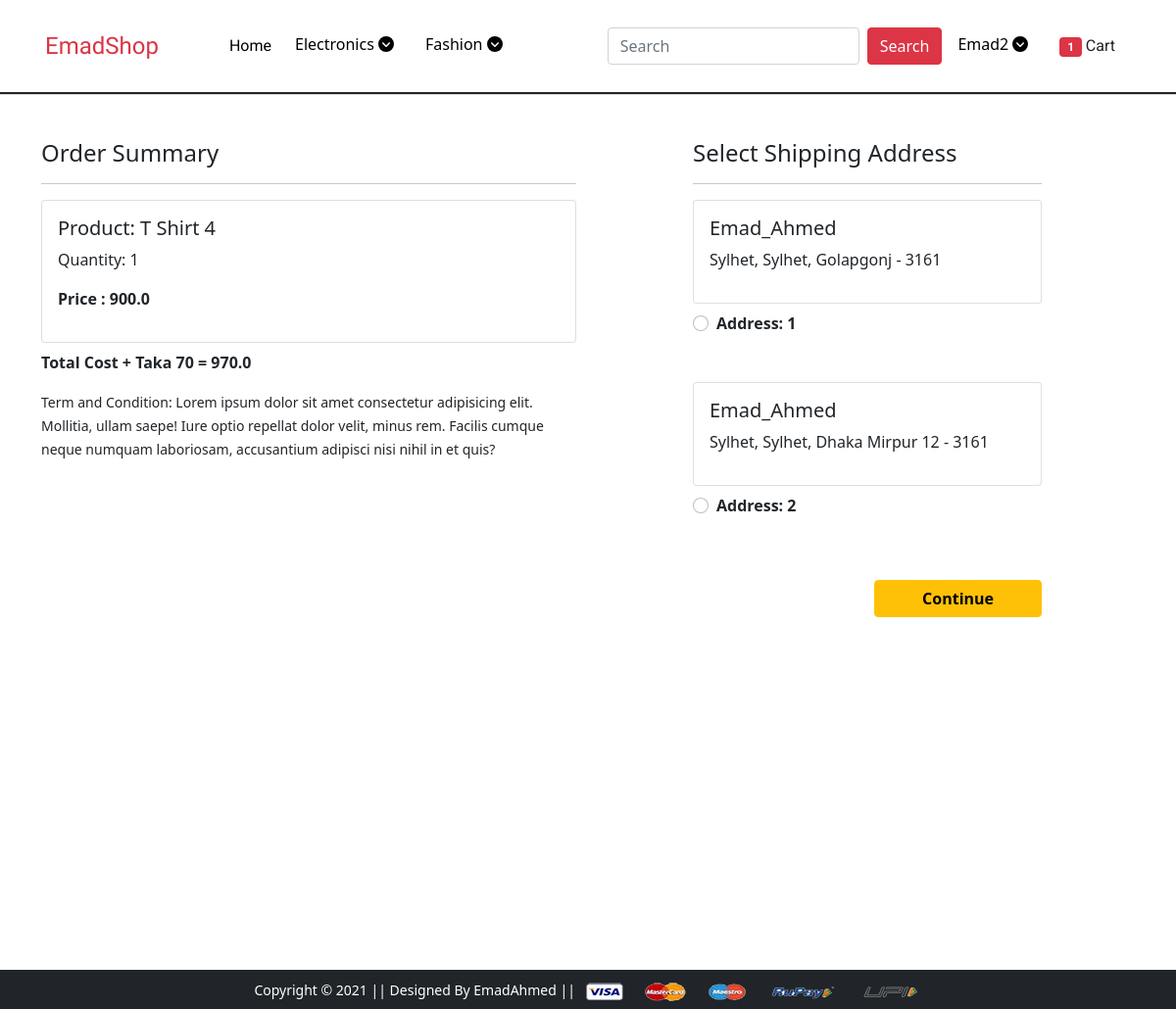
The app's page /checkout/ (signed in), older data.
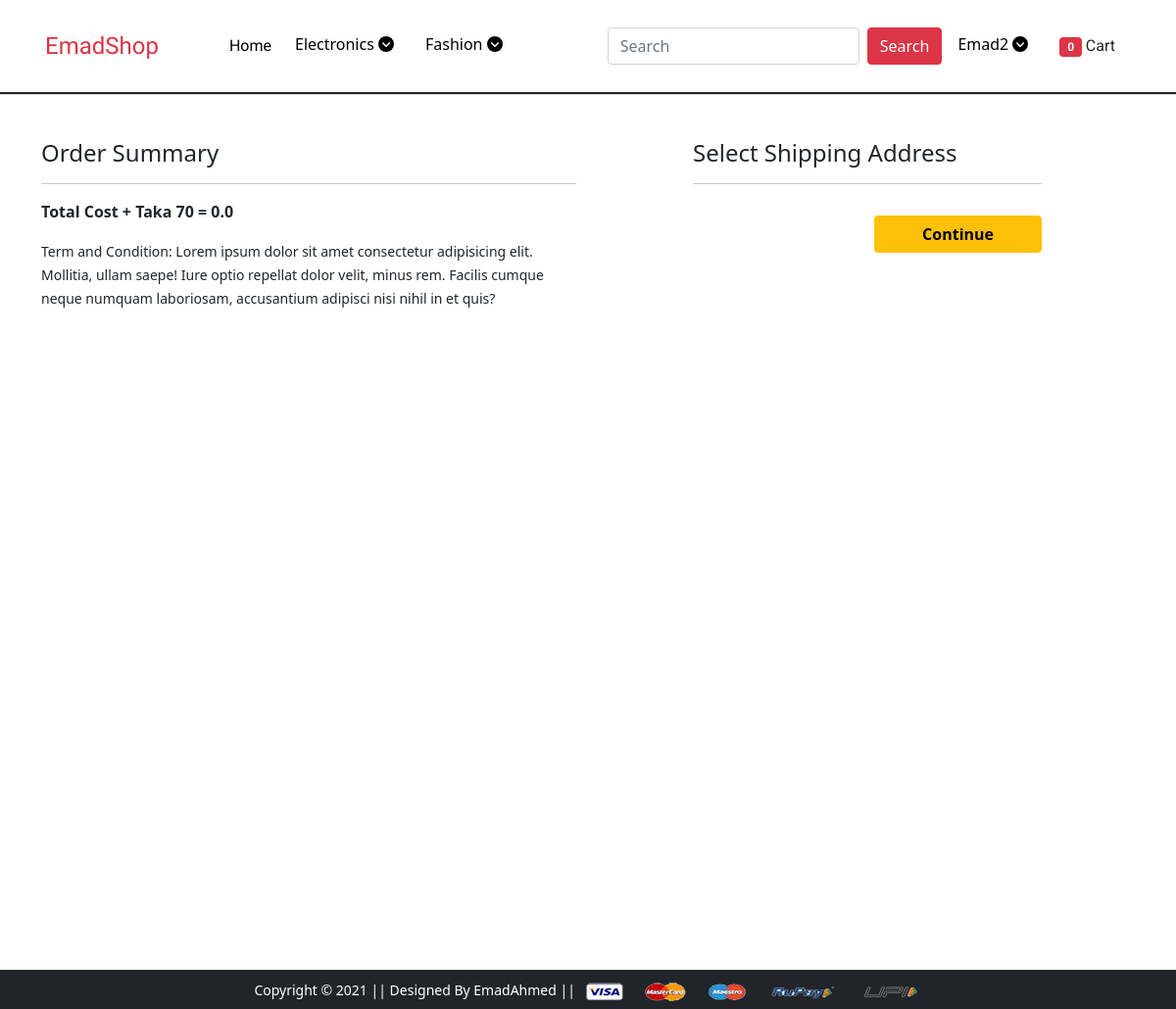
The same page, newer data.
### app/models.py (models this page shows, shortened)
class Cart(models.Model):
    user = models.ForeignKey(User, on_delete=models.CASCADE)
    product = models.ForeignKey(Product, on_delete=models.CASCADE)
    quantity = models.PositiveBigIntegerField(default=1)
    @property
    def total_cost(self):
        return self.quantity * self.product.discounted_price

class Product(models.Model):
    title = models.CharField(max_length=100)
    cattype = models.CharField(max_length=100, default="Tablet")
    company_name = models.CharField(max_length=100, default="Square")
    selling_price = models.FloatField()
    discounted_price = models.FloatField()
    description = models.TextField()
    Disclaimer = models.TextField(default="no")
    brand = models.CharField(max_length=100)
    category = models.CharField(choices=CATEGORY_CHOICES, max_length=2)
    product_image = models.ImageField(upload_to='productimg')

class Customer(models.Model):
    user = models.ForeignKey(User, on_delete=models.CASCADE)
    name = models.CharField(max_length=200)
    locality = models.CharField(max_length=200)
    city = models.CharField(max_length=50)
    zipcode = models.IntegerField()
    state = models.CharField(choices=STATE_CHOICES, max_length=50)

### app/views.py (the view)
# urls.py: path('checkout/', views.checkout, name='checkout'),
@login_required
def checkout(request):
    user = request.user
    add = Customer.objects.filter(user=user)
    cart_items = Cart.objects.filter(user=user)
    amount = 0.0
    shiping_amount = 70.0
    total_amount = 0.0
    cart_product = [p for p in Cart.objects.all() if p.user ==
                    request.user]
    if cart_product:
        for p in cart_product:
            tempamount = (p.quantity * p.product.discounted_price)
            amount += tempamount
        total_amount += amount + shiping_amount
    if request.user.is_authenticated:
        cart = Cart.objects.filter(user=request.user)
        return render(request, 'app/checkout.html', {'add': add, 'total_amount': total_amount, 'cart_items': cart_items, 'tcart': cart})
    return render(request, 'app/checkout.html', {'add': add, 'total_amount': total_amount, 'cart_items': cart_items})

### app/templates/app/checkout.html (shortened to what this page needs)
{% extends 'app/base.html' %}
{% load static %}
{% block main-content %}
<div class="container" style="height: 100vh;">
  <div class="row mt-5">
    <div class="col-sm-6">
      <h4>Order Summary</h4>
      <hr>
      {% for item in cart_items %}
      <div class="card mb-2">
        <div class="card-body">
          <h5>Product: {{item.product.title}}</h5>
          <p>Quantity: {{item.quantity}}</p>
          <p class="fw-bold">Price : {{item.total_cost}}</p>
        </div>
      </div>
      {% endfor %}
      <p class="fw-bold"> Total Cost + Taka 70 = {{total_amount}}</p>
      <small>Term and Condition: Lorem ipsum dolor sit amet consectetur adipisicing elit. Mollitia, ullam saepe! Iure
        optio repellat dolor velit, minus rem. Facilis cumque neque numquam laboriosam, accusantium adipisci nisi nihil
        in et quis?</small>
    </div>
    <div class="col-sm-4 offset-sm-1">
      <h4>Select Shipping Address</h4>
      <hr>
      <form action="/paymentdone">
        {% for ad in add %}
        <div class="card">
          <div class="card-body">
            <h5>{{ad.name}}</h5>
            <p>{{ad.locality}}, {{ad.city}}, {{ad.state}} - {{ad.zipcode}}</p>
          </div>
        </div>
        <div class="form-check mt-2 mb-5">
          <input class="form-check-input" type="radio" value="{{ad.id}}" name="custid" id="custadd{{forloop.counter}}">
          <label class="form-check-label fw-bold" for="">
            Address: {{forloop.counter}} </label>
        </div>
        {% endfor %}
        <div class="text-end">
          <button type="submit" class="btn btn-warning mt-3 px-5 fw-bold">Continue</button>
        </div>
      </form>
    </div>
  </div>
</div>
{% endblock main-content %}

### app/templates/app/base.html (shortened to what this page needs)
<!DOCTYPE html>
{% load static %}
<html lang="en">
  <head>
    <link
      href="https://cdn.jsdelivr.net/npm/bootstrap@5.0.0-beta1/dist/css/bootstrap.min.css"
      rel="stylesheet"
    />
    <link rel="stylesheet" href="{% static 'app/css/owl.carousel.min.css' %}" />
    <link rel="stylesheet" href="{% static 'app/css/main.css' %}" />
    <link rel="stylesheet" href="{% static 'app/css/all.min.css' %}" />
    <link rel="stylesheet" href="{% static 'app/css/style.css' %}" />
  </head>
  {% load total_cart %}
  <body>
    <nav class="navbar navbar-expand-lg mb-2 navbar-dark">
      <div class="container p-3">
        <a class="navbar-brand text-danger" href="/">EmadShop</a>
        <div class="collapse navbar-collapse" id="navbarSupportedContent">
          <ul class="navbar-nav me-auto mb-2 mb-lg-0 ms-5">
            <li class="nav-item">
              <a
                class="nav-link"
                aria-current="page"
                href="/"
                style="color: black"
                >Home</a
              >
            </li>
            <div class="dropdown">
              <a href="" class="dropbtn" href="#" id="electronicsDropdown"
                >Electronics <i class="fas fa-chevron-circle-down"></i
              ></a>
            </div>
            <div class="dropdown">
              <a href="" class="dropbtn" href="#" id="fashionDropdown"
                >Fashion <i class="fas fa-chevron-circle-down"></i
              ></a>
            </div>
          </ul>
          <form class="d-flex" action="/searchhresult">
            <input
              class="form-control me-2"
              type="search"
              placeholder="Search"
              name="search"
              aria-label="Search"
            />
            <button class="btn btn-danger" type="submit">Search</button>
          </form>
          <div>
            <ul class="navbar-nav me-auto mb-2 mb-lg-0">
              {% if request.user.is_authenticated %}
              <div class="dropdown">
                <a href="" class="dropbtn" href="#" id="profileDropdown">
                  {{request.user.username|capfirst}}
                  <i class="fas fa-chevron-circle-down"></i
                ></a>
              </div>
              <li class="nav-item mx-2">
                <a href="{% url 'show_cart' %}" class="nav-link text-dark"
                  ><span class="badge bg-danger">{{tcart|length}}</span>
                  Cart
                </a>
              </li>
              {% endif %}
            </ul>
          </div>
        </div>
      </div>
    </nav>
     {% block main-content %} {% endblock main-content %}
    <footer class="container-fluid bg-dark text-center p-2 mt-5">
      <small class="text-white"
        >Copyright &copy; 2021 || Designed By EmadAhmed ||
      </small>
      <img
        src="{% static 'app/images/payment.png' %}"
        alt=""
        srcset=""
        class="img-fluid"
        height="2px"
      />
    </footer>
  </body>
</html>

### app/static/app/css/main.css (style rules this page uses)
nav { background-color: #ffffff; box-shadow: 1px 1px 1px 1px; }
.navbar-brand { font-family: 'Odibee Sans', cursive; font-size: 1.5rem; }
nav ul li a { font-family: 'Roboto', sans-serif; color: black; }
.dropbtn { color: black; padding: 16px; font-size: 16px; border: none; }
.dropdown { position: relative; display: inline-block; margin-top: 5.5px; }
.dropbtn { text-decoration: none; }

Row changes from the older to the newer data that the page shows:
removed Cart: product "T Shirt 4", quantity "1", total_cost "900.0"
removed Customer: name "Emad_Ahmed", locality "Sylhet", city "Sylhet", state "Golapgonj", zipcode "3161"
removed Customer: name "Emad_Ahmed", locality "Sylhet", city "Sylhet", state "Dhaka Mirpur 12", zipcode "3161"
Text that changed along with them:
{{ tcart|length }}: "1" → "0"
{{ total_amount }}: "970.0" → "0.0"
